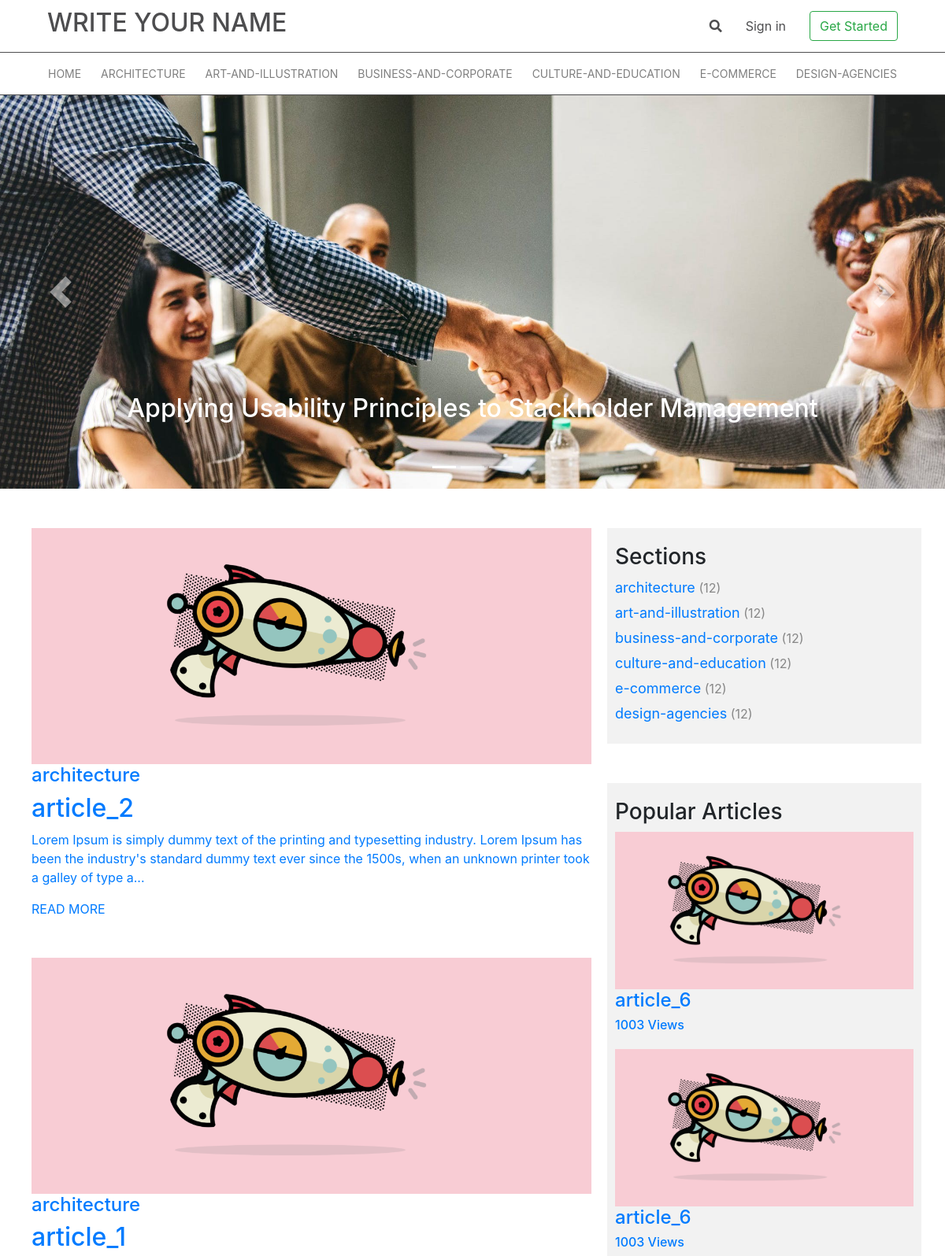
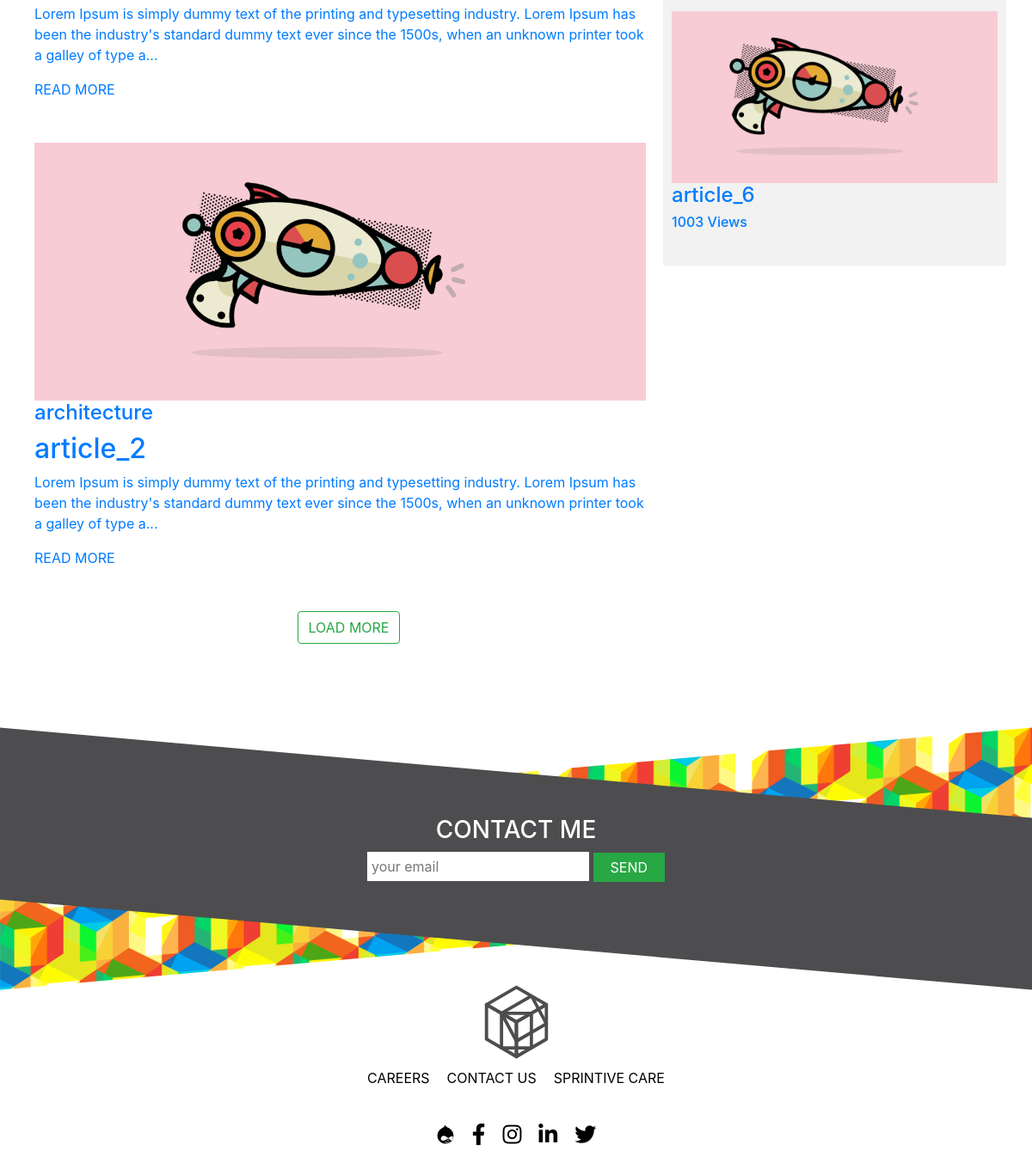
The page / on the database its author committed (2 pictures, top to bottom).
### tables this page shows
CREATE TABLE categories (
    category_id INT(10) UNSIGNED AUTO_INCREMENT PRIMARY KEY,
    cat_name VARCHAR(50) NOT NULL
);

CREATE TABLE slider(
    id INT(10) UNSIGNED AUTO_INCREMENT PRIMARY KEY,
    image_name VARCHAR(150) NOT NULL DEFAULT "placeholoder.jpg",
    slide_heaeding VARCHAR(250)
);

CREATE TABLE articles (
    article_id INT(10) UNSIGNED AUTO_INCREMENT PRIMARY KEY,
    title VARCHAR(50) NOT NULL,
    body TEXT(255) NOT NULL,
    image VARCHAR(250),
    created_at TIMESTAMP NOT NULL DEFAULT CURRENT_TIMESTAMP,
    user_id INT(10),
    cat_id VARCHAR(50) NOT NULL,
    comment_id INT(10),
    views INT(250) NOT NULL DEFAULT 0
);

### includes/DB.inc.php (called while the page is built, shortened)
<?php
class DB
{
    public function connect()
    {
        $this->server_name = "localhost";
        $this->username = "root";
        $this->password = "root";
        $this->db_name = "blog_db";
        $con = new mysqli($this->server_name, $this->username, $this->password, $this->db_name);
        return $con;
    }
}

### includes/Category.inc.php (called while the page is built, shortened)
<?php
require_once("DB.inc.php");
class Category
{
    public function db_connect()
    {
        $db = new DB();
        return $db->connect();
    }
    public function get_all_categories()
    {
        $query = "SELECT * FROM categories";
        $result = $this->db_connect()->query($query);
        $rows = $result->num_rows;
        if ($rows > 0) {
            while ($row = $result->fetch_assoc()) {
                $data[] = $row;
            }
            return $data;
        }
    }
}

### includes/Slider.inc.php (called while the page is built, shortened)
<?php
require_once("DB.inc.php");
class Slider
{
    public function db_connect()
    {
        $db = new DB();
        return $db->connect();
    }
    public function get_home_slider()
    {
        $query = "SELECT * FROM slider";
        $result = $this->db_connect()->query($query);
        $rows = $result->num_rows;
        if ($rows > 0) {
            while ($row = $result->fetch_assoc()) {
                $slides[] = $row;
            }
            return $slides;
        }
    }
}

### includes/Article.inc.php (called while the page is built, shortened)
<?php
require_once("DB.inc.php");
class Article
{
    public function db_connect()
    {
        $db = new DB();
        return $db->connect();
    }
    public function get_popular_articles()
    {
        $query = "SELECT * FROM articles ORDER BY views DESC LIMIT 3";
        $result = $this->db_connect()->query($query);
        $rows = $result->num_rows;
        if ($rows > 0) {
            while ($row = $result->fetch_assoc()) {
                $popular_articles[] = $row;
            }
            return $popular_articles;
        }
    }
    public function get_all_articles()
    {
        $query = "SELECT articles.article_id, articles.title, articles.body, articles.image, categories.cat_name
        FROM articles JOIN categories ON articles.cat_id = categories.category_id ORDER BY created_at LIMIT 3";
        $result = $this->db_connect()->query($query);
        $rows = $result->num_rows;
        if ($rows > 0) {
            while ($row = $result->fetch_assoc()) {
                $articles[] = $row;
            }
            return $articles;
        }
    }
    public function count_category_articles($category_id)
    {
        $query = "SELECT count(*) FROM articles WHERE cat_id = '{$category_id}'";
        $result = $this->db_connect()->query($query);
        $rows = $result->num_rows;
        if ($rows > 0) {
            while ($row = $result->fetch_assoc()) {
                $data[] = $row;
            }
            return $data[0]["count(*)"];
        }
    }
}

### views/home.php (the view, shortened to what this page needs)
<div class="page">
    <div class="row">
        <div class="container home-section-2">
            <div class="home-left-column">
                <?php
                foreach ($home_articles as $article) {
                ?>
                    <div class="article">
                        <a href="index.php?page=article&article=<?= $article['article_id'] ?>">
                            <img src="assets/images/<?= $article['image'] ?>" alt="ARTICLE IMAGE">
                            <h4><?= $article['cat_name'] ?></h4>
                            <h2><?= $article['title'] ?></h2>
                            <p><?= substr($article['body'], 0, 200) . "..." ?></p>
                            <span class="read-more">READ MORE</span>
                        </a>
                    </div>
                <?php
                    $last_id = $article['article_id'];
                }
                ?>
                <div class="row load-more-container">
                    <button id="load_more_btn" class="btn btn-outline-success" data-id="<?= $last_id ?>">LOAD MORE</button>
                </div>
            </div>
            <div class="home-right-column">
                <div class="categories">
                    <h3>Sections</h3>
                    <?php
                    foreach ($categories as $category) {
                    ?>
                        <div class="category">
                            <a href="index.php?page=category&category=<?= $category['cat_name'] ?>"><?= $category['cat_name'] ?></a>
                            <span>(<?php echo $new_article->count_category_articles($category['category_id']) ?>)</span>
                        </div>
                    <?php
                    }
                    ?>
                </div>
                <div class="popular-articles-container">
                    <h3>Popular Articles</h3>
                    <?php
                    foreach ($home_popular_articles as $popular_art) {
                    ?>
                        <div class="popular-article">
                            <a href="index.php?page=article&article=<?= $popular_art['article_id'] ?>">
                                <img src="assets/images/<?= $popular_art['image'] ?>" alt="popular" width="250">
                                <h4><?= $popular_art['title'] ?></h4>
                                <h6><?= $popular_art['views'] ?><span> Views</span></h6>
                            </a>
                        </div>
                    <?php
                    }
                    ?>
                </div>
            </div>
        </div>
    </div>
</div>

### views/header.php (shortened to what this page needs)
<?php
require_once("includes/Article.inc.php");
require_once("includes/Category.inc.php");
require_once("includes/Slider.inc.php");
$slider = new Slider();
$slider = $slider->get_home_slider();
$new_article = new Article();
$home_articles = $new_article->get_all_articles();
$home_popular_articles = $new_article->get_popular_articles();
$category = new Category();
$categories = $category->get_all_categories();
if(isset($_GET['page'])){
    $page = $_GET['page'];
}else{
    $page = "";
}
?>
<!DOCTYPE html>
<html lang="en">
<head>
    <link rel="stylesheet" href="https://cdn.jsdelivr.net/npm/bootstrap@4.6.0/dist/css/bootstrap.min.css">
    <link rel="stylesheet" href="https://cdnjs.cloudflare.com/ajax/libs/font-awesome/5.15.3/css/all.min.css" />
    <link rel="stylesheet" href="style/style.css" />
</head>
<body>
    <div class="header">
        <div class="header-1 row">
            <div class="container">
                <a href="home" class="logo col-lg-6">
                    <h2>WRITE YOUR NAME</h2>
                </a>
                <div class="right-col col-lg-6">
                    <a href="#" class="header-1-item"><i class="fas fa-search"></i></a>
                    <?php
                    if (isset($_SESSION['user'])) {
                    ?>
                        <a href="user" class="header-1-item"><?= $_SESSION['user']['first_name'] ?></a>
                        <a href="index.php?page=logout" class="header-1-item">LOGOUT</a>
                    <?php
                    } else {
                    ?>
                        <a href="signin" class="header-1-item">Sign in</a>
                    <?php
                    }
                    ?>
                    <a href="#" class="btn btn-outline-success header-1-item">Get Started</a>
                </div>
            </div>
        </div>
        <div class="header-2 row">
            <div class="container">
                <nav class="navbar navbar-expand-lg navbar-light">
                    <div class="collapse navbar-collapse" id="navbar">
                        <ul class="navbar-nav me-auto mb-2 mb-lg-0">
                            <li class="nav-item">
                                <a class="nav-link" aria-current="page" href="home">HOME</a>
                            </li>
                            <?php
                            foreach ($categories as $category) {
                            ?>
                                <li class="nav-item">
                                    <a class="nav-link" href="index.php?page=category&category=<?= $category['cat_name'] ?>"><?= $category['cat_name'] ?></a>
                                </li>
                            <?php
                            }
                            ?>
                        </ul>
                    </div>
                </nav>
            </div>
        </div>
    </div>
    <div class="inner-content">

### index.php
<?php
require_once("views/header.php");
if ($page == "") {
    require_once("views/slider.php");
    require_once("views/home.php");
} else if ($page == "category") {
    require_once("views/categories.php");
} else if ($page == "article") {
    require_once("views/article.php");
} else if ($page == "user") {
    require_once("views/user.php");
} else if ($page == "signin") {
    require_once("views/signin.php");
} else if ($page == "signup") {
    require_once("views/signup.php");
} else if ($page == "logout") {
    unset($_SESSION['user']);
    header('location: index.php');
} else if ($page == "404") {
    require_once("404.php");
} else {
    require_once("404.php");
}
require_once("views/footer.php");

### views/slider.php (shortened to what this page needs)
<div class="row">
    <div id="carouselExampleIndicators" class="carousel slide" data-ride="carousel">
        <ol class="carousel-indicators">
            <?php
            $i = 0;
            foreach ($slider as $slide) {
                $actives = "";
                if ($i == 0) {
                    $actives = "active";
                }
            ?>
                <li data-target="#carouselExampleIndicators" data-slide-to="<?= $i ?>" class="<?= $actives ?>"></li>
            <?php
                $i++;
            }
            ?>
        </ol>
        <div class="carousel-inner">
            <?php
            $i = 0;
            foreach ($slider as $slide) {
                $actives = "";
                if ($i == 0) {
                    $actives = "active";
                }
            ?>
                <div class="carousel-item <?= $actives ?>">
                    <img class="d-block w-100 slider-image" src="assets/images/<?= $slide['image_name'] ?>" alt="First slide">
                    <div class="heading-wrapper">
                        <h2><?= $slide['slide_heaeding'] ?></h2>
                    </div>
                </div>
            <?php
                $i++;
            }
            ?>
        </div>
        <a class="carousel-control-prev" href="#carouselExampleIndicators" role="button" data-slide="prev">
            <span class="carousel-control-prev-icon" aria-hidden="true"></span>
        </a>
        <a class="carousel-control-next" href="#carouselExampleIndicators" role="button" data-slide="next">
            <span class="carousel-control-next-icon" aria-hidden="true"></span>
        </a>
    </div>
</div>

### views/footer.php (shortened to what this page needs)
</div>
<footer>
    <div class="row footer-contact-form">
        <div class="container">
            <h3>CONTACT ME</h3>
            <form action="" method="POST">
                <input type="email" name="email" placeholder="your email">
                <input type="submit" value="SEND" class="btn btn-success">
            </form>
        </div>
    </div>
    <div class="row">
        <div class="container footer-menu-container">
            <div class="logo">
                <img src="assets/images/footer-logo.svg" alt="logo">
            </div>
            <div class="footer-menu">
                <ul>
                    <li><a href="#">CAREERS</a></li>
                    <li><a href="#">CONTACT US</a></li>
                    <li><a href="#">SPRINTIVE CARE</a></li>
                </ul>
            </div>
            <div class="social-media">
                <ul>
                    <li><a href="#"><i class="fab fa-drupal"></i></a></li>
                    <li><a href="#"><i class="fab fa-facebook-f"></i></a></li>
                    <li><a href="#"><i class="fab fa-instagram"></i></a></li>
                    <li><a href="#"><i class="fab fa-linkedin-in"></i></a></li>
                    <li><a href="#"><i class="fab fa-twitter"></i></a></li>
                </ul>
            </div>
        </div>
    </div>
</footer>
</body>
</html>

### rows shown on the page
categories: cat_name "ARCHITECTURE", cat_name "architecture", count_category_articles "12"
categories: cat_name "ART-AND-ILLUSTRATION", cat_name "art-and-illustration", count_category_articles "12"
categories: cat_name "BUSINESS-AND-CORPORATE", cat_name "business-and-corporate", count_category_articles "12"
categories: cat_name "CULTURE-AND-EDUCATION", cat_name "culture-and-education", count_category_articles "12"
categories: cat_name "E-COMMERCE", cat_name "e-commerce", count_category_articles "12"
categories: cat_name "DESIGN-AGENCIES", cat_name "design-agencies", count_category_articles "12"
slider: image_name (picture), slide_heaeding "Applying Usability Principles to Stackholder Management"
articles: image (picture), categories.cat_name "architecture", title "article_2", body "Lorem Ipsum is simply dummy text of the printing and typesetting industry. Lorem Ipsum has been the industry's standard dummy text ever since the 1500s, when an unknown printer took a galley of type a"
articles: image (picture), categories.cat_name "architecture", title "article_1", body "Lorem Ipsum is simply dummy text of the printing and typesetting industry. Lorem Ipsum has been the industry's standard dummy text ever since the 1500s, when an unknown printer took a galley of type a"
articles: image (picture), categories.cat_name "architecture", title "article_2", body "Lorem Ipsum is simply dummy text of the printing and typesetting industry. Lorem Ipsum has been the industry's standard dummy text ever since the 1500s, when an unknown printer took a galley of type a"
articles: image (picture), title "article_6", views "1003"
articles: image (picture), title "article_6", views "1003"
articles: image (picture), title "article_6", views "1003"
